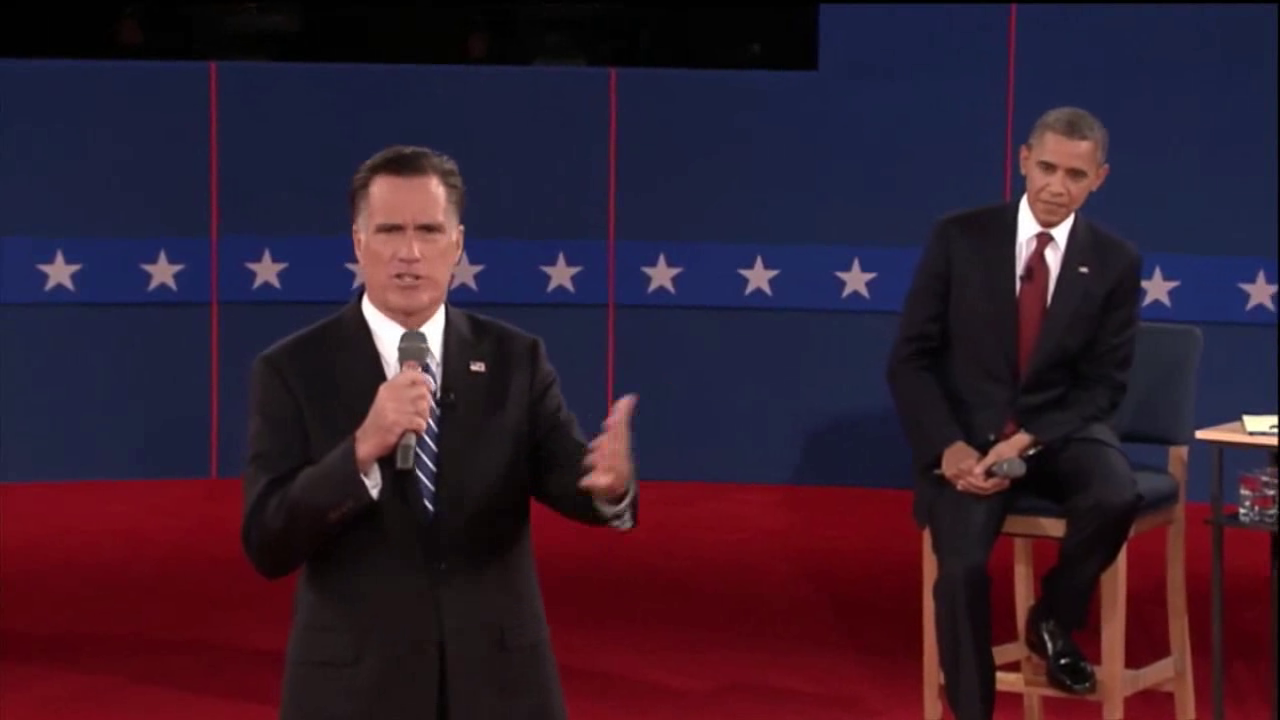
#> input picture frame 31 of ps6/input/pres_debate.avi, 1280 x 720 px, given in place of noisy_debate.avi, which was not available
$ python ps6_2.py
#> lines starting #> are read from the running program, lines starting #| are printed output that depends on the picture; pictures that were not available may be replaced by others from this repository, and a replacement may not be noted
import numpy as np
import cv2
import algo
import os
import math


def sample_init(img_size, num):
    sample_set = []
    width = img_size[1]
    height = img_size[0]
    interval = width * height / num

    for i in range(0, num):
        y = (i * interval) / width
        x = (i * interval) % width
        sample_set.append([x, y, 1 / num])

    return sample_set


cap = cv2.VideoCapture('input\\noisy_debate.avi')

x0 = 270
y0 = 190
w = 40
h = 64

t = 0
template = np.zeros((h, w))

num_sample = 1000
sample_set = []

center_x = float(x0 + w / 2)
center_y = float(y0 + h / 2)

delta_d = 10.0
delta_mse = 10.0
weight_vec = []

alpha = 0.5

while (cap.isOpened()):
    ret, frame = cap.read()
#> frame is the input picture: shape (720, 1280, 3); mean B, G, R 46.7, 29.3, 51.1
    if not ret:
        break

    frame = cv2.resize(frame, (int(0.5 * frame.shape[1]), int(0.5 * frame.shape[0])), interpolation=cv2.INTER_CUBIC)
#> frame: shape (360, 640, 3)
    gray = cv2.cvtColor(frame, cv2.COLOR_BGR2GRAY)
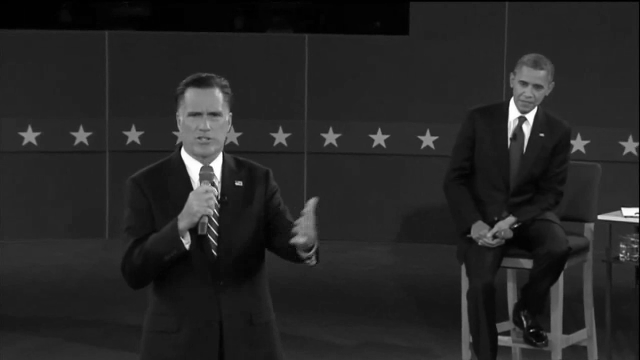
#> gray: shape (360, 640); min 0, max 255, mean 37.7

    if t == 0:
        template = gray[y0: y0 + h, x0: x0 + w]
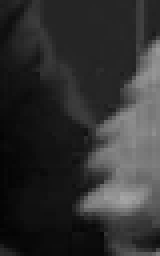
#> template: shape (64, 40) (shown 4 times larger); min 3, max 166, mean 48.7
        sample_set = sample_init(gray.shape, num_sample)
        cv2.imwrite(os.path.join('output', 'ps6-2-a-1.png'), template)
    else:
        sample_set = algo.stochastic_universal_sampling(weight_vec)

#> (the run stopped early here; a loop or call above may not have finished)

$ run again, starting later in the video
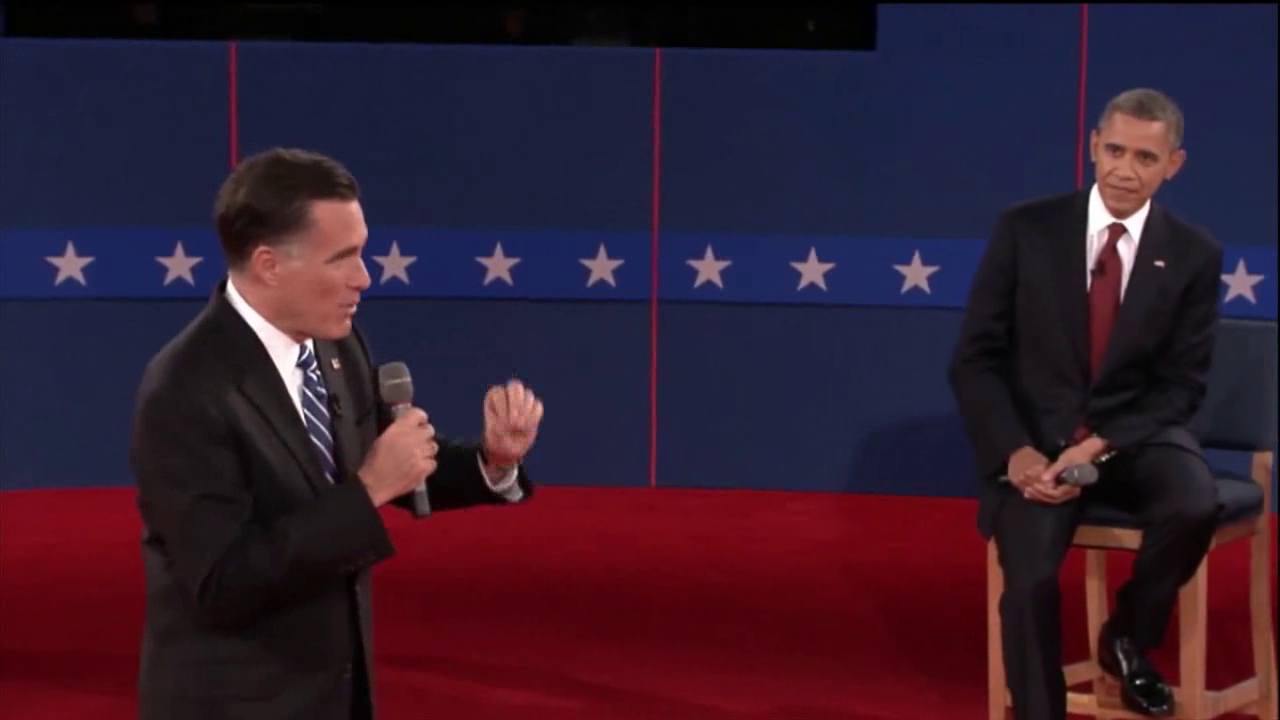
#> input picture frame 140 of ps6/input/pres_debate.avi, 1280 x 720 px, given in place of noisy_debate.avi, which was not available
#> frame is the input picture: shape (720, 1280, 3); mean B, G, R 46.6, 29.3, 51.5
#> frame: shape (360, 640, 3)
#> `gray = cv2.cvtColor(frame, cv2.COLOR_BGR2GRAY)`:
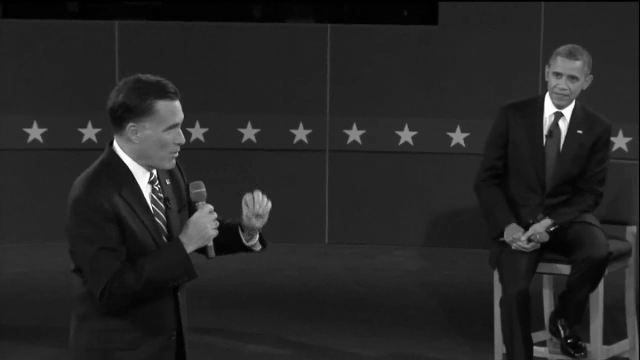
#> gray: shape (360, 640); min 0, max 255, mean 37.8
#> `template = gray[y0: y0 + h, x0: x0 + w]`:
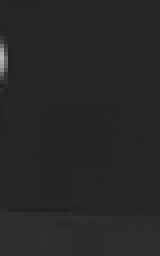
#> template: shape (64, 40) (shown 4 times larger); min 32, max 182, mean 38.7

$ run again, starting later in the video
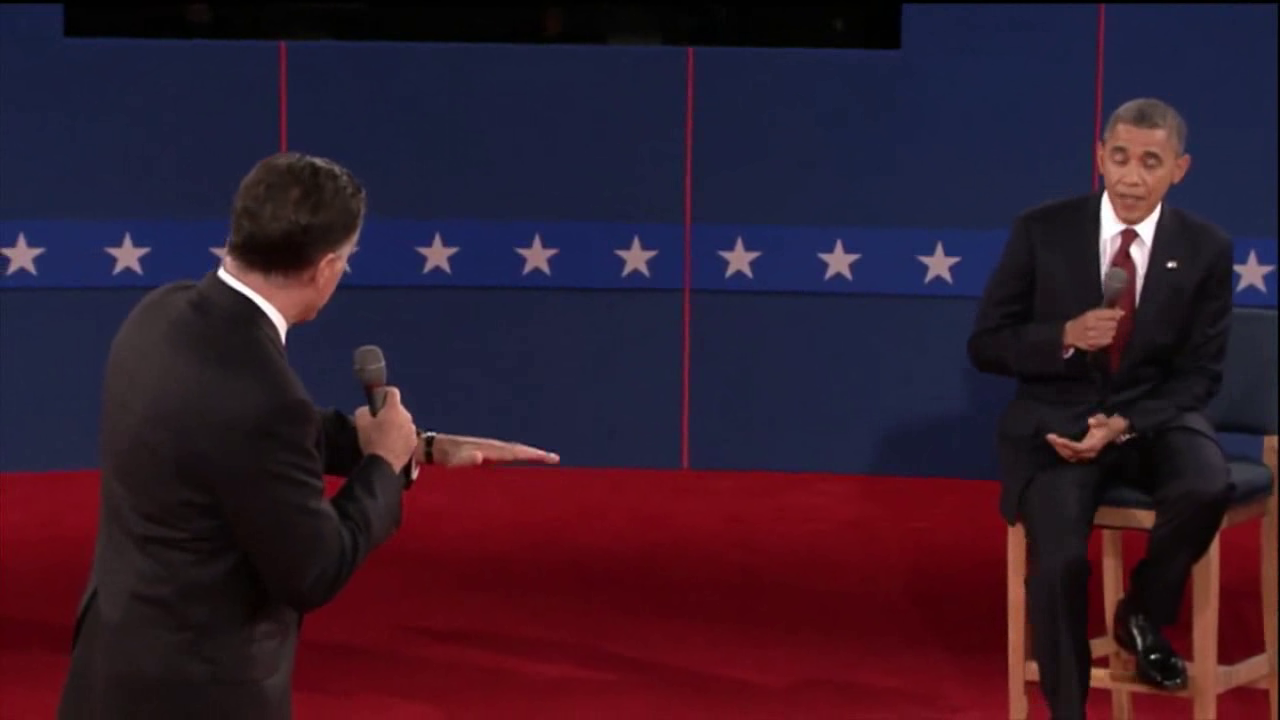
#> input picture frame 249 of ps6/input/pres_debate.avi, 1280 x 720 px, given in place of noisy_debate.avi, which was not available
#> frame is the input picture: shape (720, 1280, 3); mean B, G, R 44.8, 27.6, 50.7
#> frame: shape (360, 640, 3)
#> `gray = cv2.cvtColor(frame, cv2.COLOR_BGR2GRAY)`:
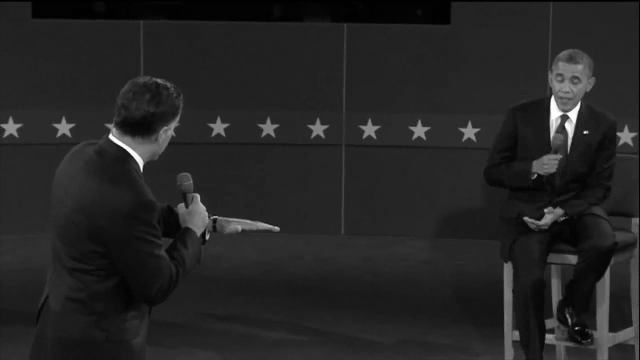
#> gray: shape (360, 640); min 0, max 255, mean 36.4
#> `template = gray[y0: y0 + h, x0: x0 + w]`:
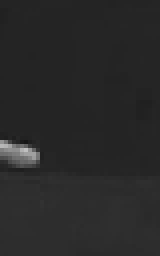
#> template: shape (64, 40) (shown 4 times larger); min 22, max 191, mean 40.8
